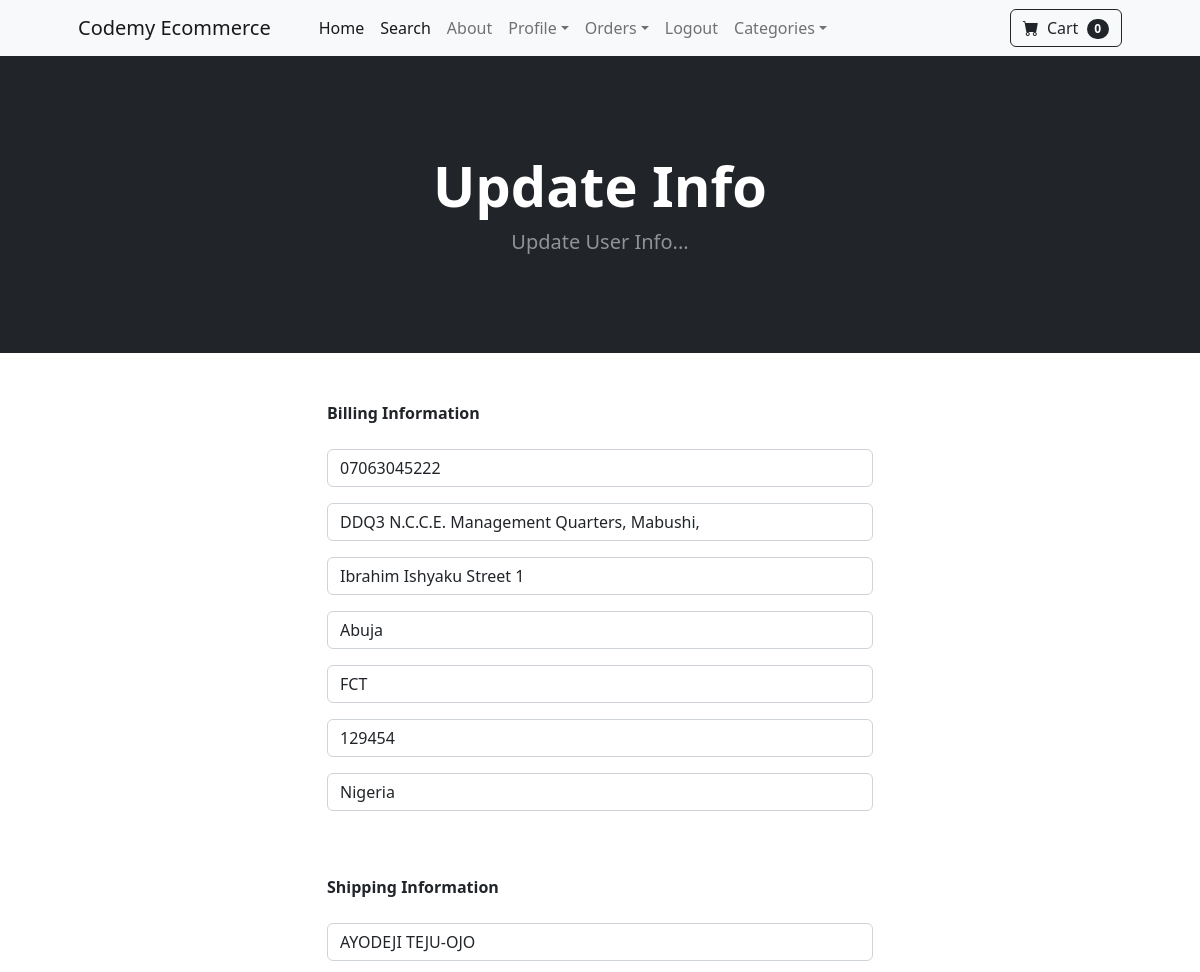
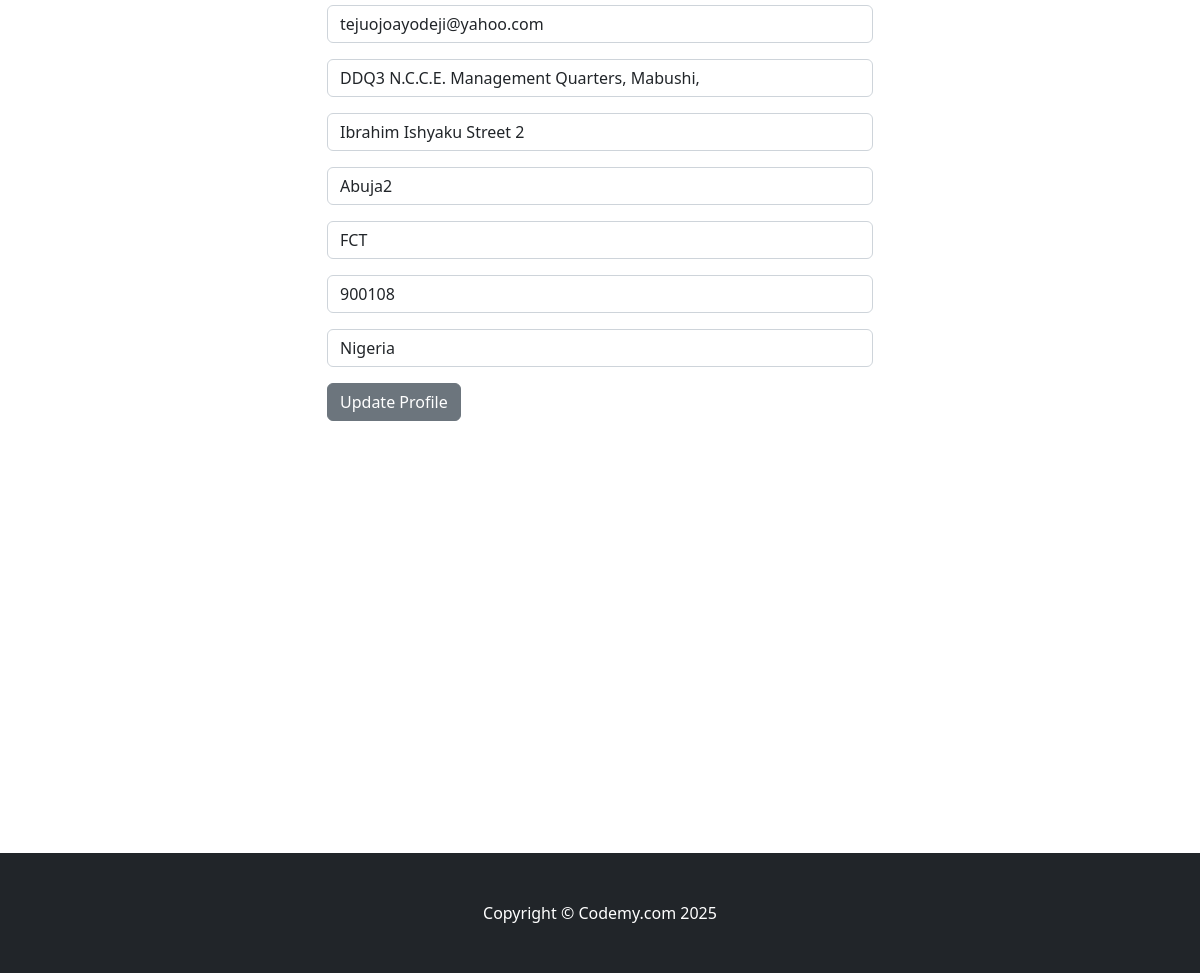
The page /update_info/ (signed in) on the database its author committed (2 pictures, top to bottom).
### store/models.py (models this page shows, shortened)
class Profile(models.Model):
    user = models.OneToOneField(User, on_delete=models.CASCADE)
    date_modified = models.DateTimeField(User, auto_now=True)
    phone = models.CharField(max_length=20, blank=True)
    address1 = models.CharField(max_length=200, blank=True)
    address2 = models.CharField(max_length=200, blank=True)
    city = models.CharField(max_length=200, blank=True)
    state = models.CharField(max_length=200, blank=True)
    zipcode = models.CharField(max_length=200, blank=True)
    country = models.CharField(max_length=200, blank=True)
    old_cart = models.CharField(max_length=200, blank=True, null=True)

### payment/models.py (models this page shows, shortened)
class ShippingAddress(models.Model):
    user = models.ForeignKey(User, on_delete=models.CASCADE, null= True, blank = True)
    shipping_full_name = models.CharField(max_length=255)
    shipping_email = models.EmailField(max_length=255)
    shipping_address1 = models.CharField(max_length=255)
    shipping_address2 = models.CharField(max_length=255, null=True, blank=True)
    shipping_city = models.CharField(max_length=255)
    shipping_state = models.CharField(max_length=255, null=True, blank=True)
    shipping_zipcode = models.CharField(max_length=255, null=True, blank=True)
    shipping_country = models.CharField(max_length=255)
    class Meta:
        verbose_name_plural = 'Shipping Address'

### store/views.py (the view)
# urls.py: path('update_info/', views.update_info, name='update_info'),
def update_info(request):
    if request.user.is_authenticated:
        current_user = Profile.objects.get(user__id=request.user.id)
        shipping_user = ShippingAddress.objects.get(user__id=request.user.id)
        form = UserInfoForm(request.POST or None, instance=current_user)
        shipping_form = ShippingForm(request.POST or None, instance=shipping_user)
        if form.is_valid() or shipping_form.is_valid():
            form.save()
            shipping_form.save()
            messages.success(request, "Your Info Has Been Updated Successfully!")
            return redirect('home')
        return render(request, 'update_info.html', {'form': form, 'shipping_form': shipping_form})
    else:
        messages.error(request, "You must be logged in to update your profile.")
        return redirect('home')

### store/forms.py
class UserInfoForm(forms.ModelForm):
	phone = forms.CharField(label="", widget=forms.TextInput(attrs={'class':'form-control', 'placeholder':'phone'}), required=False)
	address1 = forms.CharField(label="", widget=forms.TextInput(attrs={'class':'form-control', 'placeholder':'Address 1'}), required=False)
	address2 = forms.CharField(label="", widget=forms.TextInput(attrs={'class':'form-control', 'placeholder':'Address 2'}), required=False)
	city = forms.CharField(label="", widget=forms.TextInput(attrs={'class':'form-control', 'placeholder':'City'}), required=False)
	state = forms.CharField(label="", widget=forms.TextInput(attrs={'class':'form-control', 'placeholder':'State'}), required=False)
	zipcode = forms.CharField(label="", widget=forms.TextInput(attrs={'class':'form-control', 'placeholder':'Zipcode'}), required=False)
	country = forms.CharField(label="", widget=forms.TextInput(attrs={'class':'form-control', 'placeholder':'Country'}), required=False)
	class Meta:
		model = Profile
		fields = ('phone', 'address1', 'address2', 'city', 'state', 'zipcode', 'country',)

### cart/cart.py (called while the page is built)
    def __len__(self):
        return len(self.cart)

### cart/context_processors.py (called while the page is built)
def cart(request):
    return {'cart': Cart(request)}

### store/templates/update_info.html (shortened to what this page needs)
{% extends 'base.html' %}
{% block content %}
    <header class="bg-dark py-5">
        <div class="container px-4 px-lg-5 my-5">
            <div class="text-center text-white">
                <h1 class="display-4 fw-bolder">Update Info</h1>
                <p class="lead fw-normal text-white-50 mb-0">Update User Info...</p>
            </div>
        </div>
    </header>
    <div class="container">
        <div class="row">
            <div class="col-md-6 offset-md-3">
                <br><br>
                <strong>Billing Information</strong>
                <br><br>
                <form method="POST" action="{% url 'update_info' %}">
                    {{ form.as_p }}
                    <br><br>
                    <strong>Shipping Information</strong>
                    <br><br>
                    {{ shipping_form.as_p }}
                    <button type="submit" class="btn btn-secondary">Update Profile</button>
                </form>
                <br><br>
                <br><br>
                <br><br>
                <br><br>
                <br><br>
                <br><br>
                <br><br>
                <br><br>
                <br><br>
            </div>
        </div>
    </div>
{% endblock %}

### rows shown on the page
Profile: phone "07063045222", address1 "DDQ3 N.C.C.E. Management Quarters, Mabushi,", address2 "Ibrahim Ishyaku Street 1", city "Abuja", state "FCT", zipcode "129454", country "Nigeria"
ShippingAddress: shipping_full_name "AYODEJI TEJU-OJO", shipping_email "tejuojoayodeji@yahoo.com", shipping_address1 "DDQ3 N.C.C.E. Management Quarters, Mabushi,", shipping_address2 "Ibrahim Ishyaku Street 2", shipping_city "Abuja2", shipping_state "FCT", shipping_zipcode "900108", shipping_country "Nigeria"

### other values the page prints
{{ cart|length }} "0"
